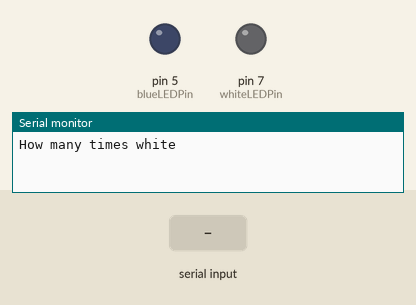
Recording of a sketch running on a simulated Arduino Uno, built with avr-gcc and run on an emulated ATmega328P. On the bench: output pins drawn as LEDs (lit = HIGH), the last lines printed to the serial monitor. Dashed ring = blinking. The inputs (shaded band) are chosen by the test bench.

Above: at 0.9 s.
1.0 s: "90,45\n" received over Serial
At 1.2 s:
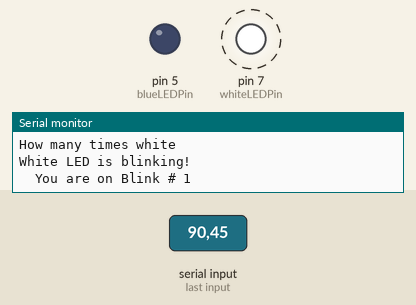
Timing chart, 0 to 10.0 s (numbered marks = the images above; inputs shaded):
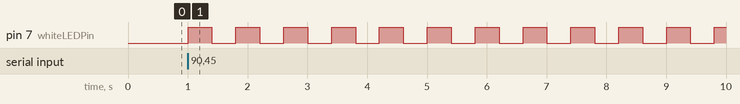

Measured:
- after the input at 1.0 s, pin 7 (whiteLEDPin): alternates HIGH for 0.40 s and LOW for 0.40 s, starting at once

The sketch:

led_27.ino
```cpp
int whiteLEDPin=7;
int blueLEDPin=5;                        // Working with string

int whiteOnTime=400;
int whiteOffTime=400;

int blueOnTime=400;
int blueOffTime=400;

int numwhiteBlink;
int numblueBlink;

String whiteMessage="White LED is blinking!";   //Declaring string variable
String blueMessage="Blue LED is blinking!";


void setup() {
  Serial.begin(9600);
  pinMode(whiteLEDPin, OUTPUT);
  pinMode(blueLEDPin, OUTPUT);

  Serial.println("How many times white");
  while (Serial.available()==0){ }
  numwhiteBlink = Serial.parseInt();


}

void loop() {

  Serial.println(whiteMessage);  //Printing what's happening
  for (int j=1; j<=numwhiteBlink; j=j+1) {
  Serial.print("  You are on Blink # ");   //Printing character before j
  Serial.println(j);
  digitalWrite(whiteLEDPin, HIGH);
  delay(whiteOnTime);
  digitalWrite(whiteLEDPin, LOW);
  delay(whiteOffTime);
  }

  Serial.println(" ");   //Print blank line

  Serial.println(blueMessage);
  for (int j=1; j<=numblueBlink; j=j+1) {
  Serial.print("  You are on Blink # ");
  Serial.println(j);
  digitalWrite(blueLEDPin, HIGH);
  delay(blueOnTime);
  digitalWrite(blueLEDPin, LOW);
  delay(blueOffTime);
  }
  Serial.println(" ");

}
```
